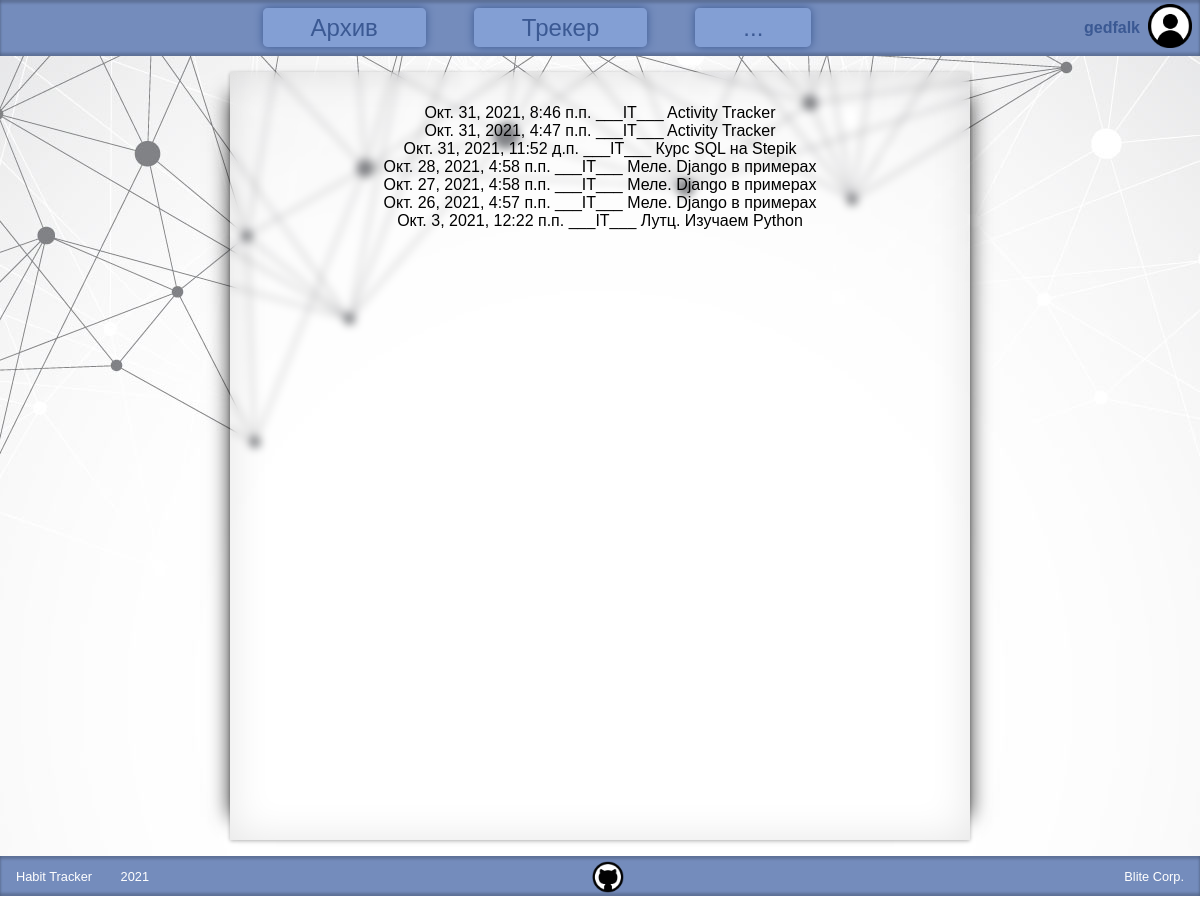
/tracker/, run on the app's committed database.
### archive/models.py (models this page shows, shortened)
class Session(models.Model):
    id_session = models.BigAutoField(primary_key=True)
    id_activity = models.ForeignKey(Activity, on_delete=models.PROTECT, related_name='id_activityy')        # related_name='...' навертел, но пока так
    title = models.CharField(max_length=30)
    date = models.DateTimeField(default=timezone.now)
    datte = models.DateField(default=datetime.date.today)
    count_unit = models.IntegerField()                                          # выставить диапазон
    id_theme = models.IntegerField()                                            # разобраться... должен хранить уникальный id "активности"
    description = models.TextField(blank=True)
    class Meta:
        ordering = ('-date',)

### tracker/models.py (models this page shows)
class Activity(models.Model):
    id_activity = models.AutoField(primary_key=True)
    name_activity = models.CharField(max_length=30)
    shortname_activity = models.CharField(max_length=3, default='OOO')
    unit = models.SmallIntegerField()
    color = models.CharField(max_length=20, default='white')
    def __str__(self):
        return self.name_activity

### tracker/views.py (the view)
# urls.py: path('', views.tracker_calendar, name='tracker_calendar'),
def tracker_calendar(request):
    sessions = Session.objects.all()
    sessions = sessions.filter(id_activity=3)       #настроить фильтр через foreign key
    return render(request, 'tracker/calendar.html', {'sessions': sessions})

### tracker/templates/tracker/calendar.html (shortened to what this page needs)
{% extends "ave/base.html" %}
{% block content %}
    {% for ses in sessions %}
        <spam>
        {{ ses.date }}
        ___{{ ses.id_activity }}___
        {{ ses.title }}
        </spam>
    {% endfor %}
{% endblock %}

### ave/static/ave/css/base.css (style rules this page uses)
body { margin: 0; padding: 0; font-family: 'Gill Sans', 'Gill Sans MT', Calibri, 'Trebuchet MS', sans-serif; }

### data on the page
Session: date "Окт. 31, 2021, 8:46 п.п.", id_activity "IT", title "Activity Tracker"
Session: date "Окт. 31, 2021, 4:47 п.п.", id_activity "IT", title "Activity Tracker"
Session: date "Окт. 31, 2021, 11:52 д.п.", id_activity "IT", title "Курс SQL на Stepik"
Session: date "Окт. 28, 2021, 4:58 п.п.", id_activity "IT", title "Меле. Django в примерах"
Session: date "Окт. 27, 2021, 4:58 п.п.", id_activity "IT", title "Меле. Django в примерах"
Session: date "Окт. 26, 2021, 4:57 п.п.", id_activity "IT", title "Меле. Django в примерах"
Session: date "Окт. 3, 2021, 12:22 п.п.", id_activity "IT", title "Лутц. Изучаем Python"
